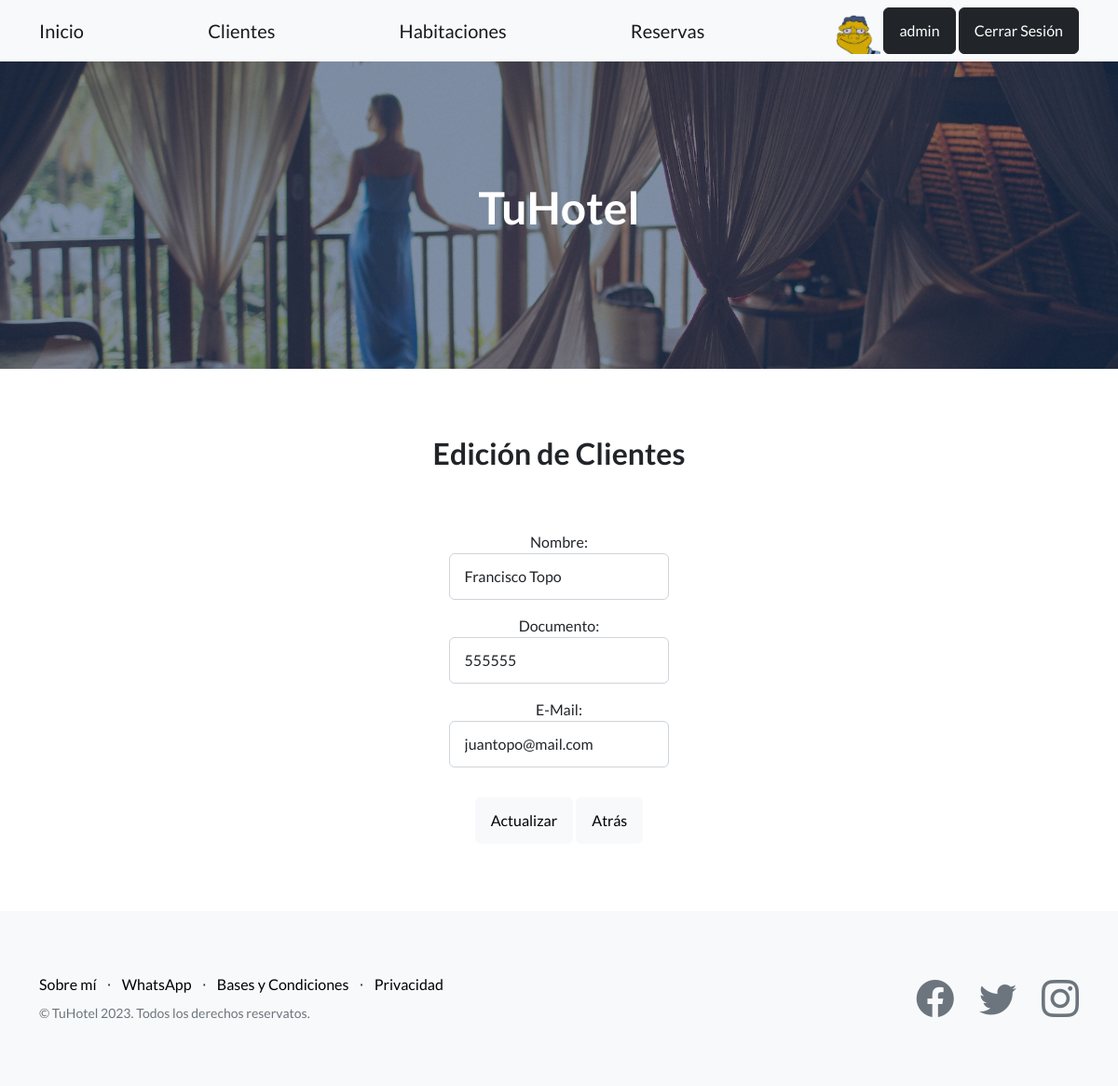
Page /apphotel/editar-cliente/16 (signed in) on the committed database.
### AppHotel/models.py (models this page shows, shortened)
class Cliente(models.Model):
    nombre = models.CharField(max_length=50)
    documento = models.IntegerField()
    email = models.EmailField(max_length=30)

### AppHotel/views.py (the view)
# urls.py: path('editar-cliente/<int:id>', editar_cliente, name = 'EditarClientes'),
@login_required
def editar_cliente(request, id):
    cliente = Cliente.objects.get(id=id)
    if request.method == 'POST':
        miFormulario = RegistroCliente(request.POST)
        miFormulario.fields['nombre'].label = 'Nombre'
        miFormulario.fields['documento'].label = 'Documento'
        miFormulario.fields['email'].label = 'E-Mail'
        miFormulario.fields['nombre'].widget.attrs.update({'class': 'form-control'})
        miFormulario.fields['documento'].widget.attrs.update({'class': 'form-control'})
        miFormulario.fields['email'].widget.attrs.update({'class': 'form-control'})
        if miFormulario.is_valid():
            data = miFormulario.cleaned_data
            cliente.nombre = data['nombre']
            cliente.documento = data['documento']
            cliente.email = data['email']
            cliente.save()
            lista_clientes = Cliente.objects.all()
            try:
                avatar = Avatar.objects.get(user=request.user.id)
                return render(request, 'lista_clientes.html', {'edicion_exitosa': '¡Edición realizada con éxito!' , "lista_clientes":lista_clientes , 'url': avatar.imagen.url })
            except:
                return render(request, 'lista_clientes.html', {'edicion_exitosa': '¡Edición realizada con éxito!' , "lista_clientes":lista_clientes})
        else:
            lista_clientes = Cliente.objects.all()
            try:
                avatar = Avatar.objects.get(user=request.user.id)
                return render(request, 'lista_clientes.html', {'edicion_fallida': 'Datos del formulario inválidos' , "lista_clientes":lista_clientes , 'url': avatar.imagen.url })
            except:
                return render(request, 'lista_clientes.html', {'edicion_fallida': 'Datos del formulario inválidos' , "lista_clientes":lista_clientes})
    else:
        miFormulario = RegistroCliente(initial={
            'nombre' : cliente.nombre,
            'documento' : cliente.documento,
            'email' : cliente.email
        })
        miFormulario.fields['nombre'].label = 'Nombre'
        miFormulario.fields['documento'].label = 'Documento'
        miFormulario.fields['email'].label = 'E-Mail'
        miFormulario.fields['nombre'].widget.attrs.update({'class': 'form-control'})
        miFormulario.fields['documento'].widget.attrs.update({'class': 'form-control'})
        miFormulario.fields['email'].widget.attrs.update({'class': 'form-control'})
        try:
            avatar = Avatar.objects.get(user=request.user.id)
            return render(request, 'editar_cliente.html', {'miFormulario': miFormulario, 'id' : cliente.id , 'url': avatar.imagen.url })
        except:
            return render(request,'editar_cliente.html', {'miFormulario': miFormulario, 'id' : cliente.id})

### AppHotel/forms.py
class RegistroCliente(forms.Form):
    nombre = forms.CharField()
    documento = forms.IntegerField()
    email = forms.EmailField()

### AppHotel/templates/editar_cliente.html
{% extends 'base.html' %}
{% load static %}
{% block contenido_cambio %}
    <h2 class="mx-auto my-5 p-3">Edición de Clientes</h2>
    <form class="mx-auto" style="width: 20%;" action="{% url 'EditarClientes' id %}" method="POST"> {% csrf_token %}
        {{ miFormulario.as_p }}
        <button class="btn btn-light my-3" type='submit'>
            Actualizar
        </button>
        <a
            href="{% url 'ListaClientes' %}"
            >
                <button type="button" class="btn btn-light">Atrás</button>
        </a>
    </form>
{% endblock contenido_cambio %}

### AppHotel/templates/navbar.html
<nav class="navbar navbar-light bg-light static-top">
    <div class="container">
        <a class="navbar-brand" href= {% url 'Inicio' %} >Inicio</a>
        <a class="navbar-brand" href= {% url 'ListaClientes' %} >Clientes</a>
        <a class="navbar-brand" href= {% url 'ListaHabitacion' %} >Habitaciones</a>
        <a class="navbar-brand" href= {% url 'ListaReservas' %} >Reservas</a>
        {% if user.is_authenticated %}
             <div >
                {% if url %}
                    <img  height="50px" src="{{ url }}" alt="Avatar">
                {% endif %}
                <a class="btn btn-dark " href="{% url 'EditarUsuario' %}">{{ user.username }}</a>
                <a class="btn btn-dark" href= {% url 'Logout' %} >Cerrar Sesión</a>
            </div>
        {% else %}
            <a class="btn btn-dark" href= {% url 'Login' %}  >Iniciar Sesión</a>
        {% endif %}
    </div>
</nav>

### rows in the picture
Cliente: nombre "Francisco Topo", documento "555555", email "juantopo@mail.com"

### other values in the picture
{{ user.username }} "admin"
